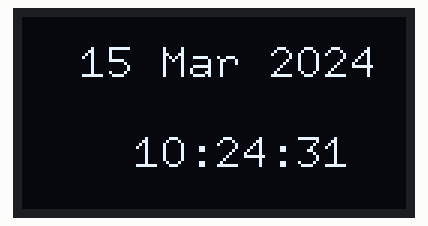
This sketch was run on a simulated ESP32. Parts: 128×64 one-colour display. WiFi joins after 1.5 s; servers stay silent unless stated; the local clock reads 2024-03-15 10:24:30 at power-on unless the sketch sets it; what the sketch prints to the serial monitor is not drawn.

Above: at 1.6 s.
At 6.7 s:
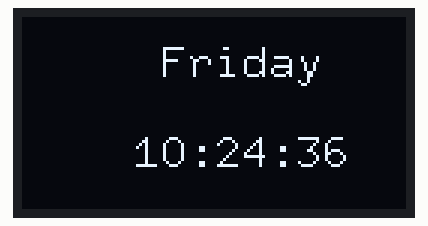
At 12.9 s:
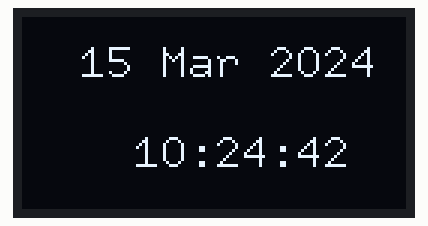
At 19.0 s:
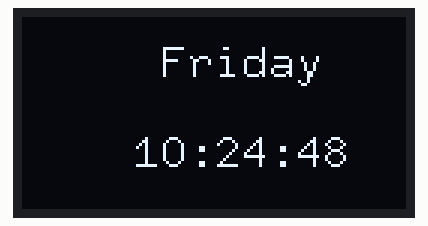
At 25.2 s:
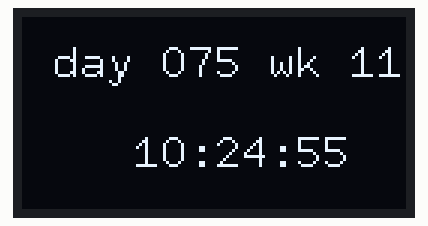
At 38.5 s:
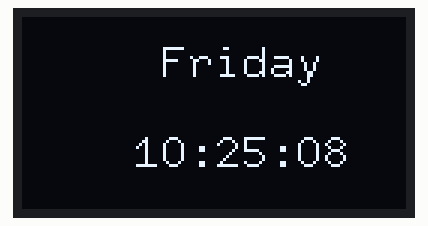

The sketch:

NTPclient.ino
```cpp
// (licence header left out)
#include <WiFi.h>
#include "time.h"
#include <U8g2lib.h>
U8G2_SSD1306_128X64_NONAME_F_SW_I2C u8g2(U8G2_R0, /* clock=*/ 15, /* data=*/ 4, /* reset=*/ 16);


const char* ssid     = "SSID";
const char* password = "password";

const char* ntpServer = "pool.ntp.org";
const long  gmtOffset_sec = 0;
const int   daylightOffset_sec = 3600;
char dateStringBuffer[32];
char timeStringBuffer[32];
char secondsBuffer;
int secondsValue;
int dateStringLength;
int x_pos;

void setup(){
  Serial.begin(115200);
  u8g2.begin();
  u8g2.clearBuffer();
  // Connect to Wi-Fi
  Serial.print("Connecting to ");
  Serial.println(ssid);
  WiFi.begin(ssid, password);
  while (WiFi.status() != WL_CONNECTED) {
    delay(500);
    Serial.print(".");
  }
  Serial.println("");
  Serial.println("WiFi connected.");

  // Init and get the time
  configTime(gmtOffset_sec, daylightOffset_sec, ntpServer);
  printLocalTime();

  //disconnect WiFi as it's no longer needed
  WiFi.disconnect(true);
  WiFi.mode(WIFI_OFF);
}

void loop(){
  delay(1000);
  printLocalTime();
}

void printLocalTime(){
  struct tm timeinfo;
  if(!getLocalTime(&timeinfo)){
    Serial.println("Failed to obtain time");
    return;
  }

 // strftime(secondsBuffer, 32, "%s", &timeinfo);
  secondsValue=timeinfo.tm_sec;
  if(timeinfo.tm_sec % 10 < 5){
    strftime(dateStringBuffer, 32, "%d %b %Y", &timeinfo);
  }
  else if (timeinfo.tm_sec > 54){
    strftime(dateStringBuffer, 32, "day %j wk %W", &timeinfo);
  }
  else
  {
    strftime(dateStringBuffer, 32, " %A", &timeinfo);

  }
  Serial.println(dateStringBuffer);
  dateStringLength = strlen(dateStringBuffer);
  x_pos = 64 - ((dateStringLength / 2) * 9 );

  strftime(timeStringBuffer, 32, " %H:%M:%S", &timeinfo);
  Serial.println(timeStringBuffer);

  u8g2.clearBuffer();
  u8g2.setFont(u8g2_font_9x18_tf);
  u8g2.setCursor(x_pos,20);
  u8g2.print(dateStringBuffer);
  u8g2.setCursor(28,50);
  u8g2.print(timeStringBuffer);
  u8g2.sendBuffer();

}
```

Measured:
- what the display in image 0 shows lasts 1.0 s, from 1.6 s to 2.6 s
